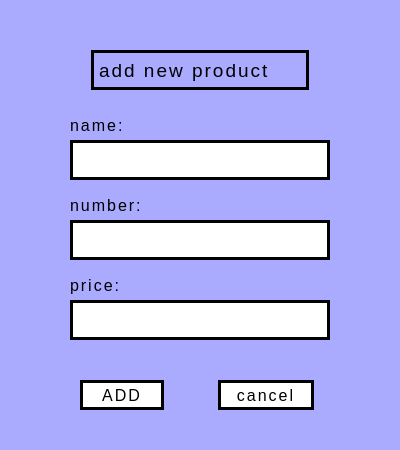
<?xml version="1.0" encoding="UTF-8"?>
<ui version="4.0">
 <class>addnewproduct</class>
 <widget class="QWidget" name="addnewproduct">
  <property name="geometry">
   <rect>
    <x>0</x>
    <y>0</y>
    <width>400</width>
    <height>450</height>
   </rect>
  </property>
  <property name="windowTitle">
   <string>Form</string>
  </property>
  <property name="styleSheet">
   <string notr="true">background-color: rgb(170, 170, 255)</string>
  </property>
  <widget class="QLabel" name="addnewp">
   <property name="geometry">
    <rect>
     <x>91</x>
     <y>50</y>
     <width>218</width>
     <height>40</height>
    </rect>
   </property>
   <property name="styleSheet">
    <string notr="true">font-family: &quot;Open Sans&quot;, sans-serif;
font-size: 19px;
letter-spacing: 2px;
text-decoration: none;
text-transform: uppercase;
color: #000;
border: 3px solid #000;
text-align: center;
display: flex;
justify-content: center;
align-items: center;</string>
   </property>
   <property name="text">
    <string>add new product</string>
   </property>
  </widget>
  <widget class="QLabel" name="name">
   <property name="geometry">
    <rect>
     <x>70</x>
     <y>110</y>
     <width>140</width>
     <height>30</height>
    </rect>
   </property>
   <property name="styleSheet">
    <string notr="true">font-family: &quot;Open Sans&quot;, sans-serif;
    font-size: 16px;
    letter-spacing: 2px;
    text-decoration: none;
    text-transform: uppercase;
    color: #000;
</string>
   </property>
   <property name="text">
    <string>name:</string>
   </property>
  </widget>
  <widget class="QLineEdit" name="nameedit">
   <property name="geometry">
    <rect>
     <x>70</x>
     <y>140</y>
     <width>260</width>
     <height>40</height>
    </rect>
   </property>
   <property name="styleSheet">
    <string notr="true">font-family: &quot;Open Sans&quot;, sans-serif;
    font-size: 16px;
    letter-spacing: 2px;
    text-decoration: none;
    color: #000;

border: 3px solid #000;   /* Solid border */
    padding: 0.25em 0.5em;
    border-radius: 15px 225px 255px 15px;  /* Custom border radius */
    position: relative;
    background-color: #fff;
</string>
   </property>
  </widget>
  <widget class="QLabel" name="number">
   <property name="geometry">
    <rect>
     <x>70</x>
     <y>190</y>
     <width>140</width>
     <height>30</height>
    </rect>
   </property>
   <property name="styleSheet">
    <string notr="true">font-family: &quot;Open Sans&quot;, sans-serif;
    font-size: 16px;
    letter-spacing: 2px;
    text-decoration: none;
    text-transform: uppercase;
    color: #000;
</string>
   </property>
   <property name="text">
    <string>number:</string>
   </property>
  </widget>
  <widget class="QLineEdit" name="numberedit">
   <property name="geometry">
    <rect>
     <x>70</x>
     <y>220</y>
     <width>260</width>
     <height>40</height>
    </rect>
   </property>
   <property name="styleSheet">
    <string notr="true">font-family: &quot;Open Sans&quot;, sans-serif;
    font-size: 16px;
    letter-spacing: 2px;
    text-decoration: none;
    color: #000;

border: 3px solid #000;   /* Solid border */
    padding: 0.25em 0.5em;
    border-radius: 15px 225px 255px 15px;  /* Custom border radius */
    position: relative;
    background-color: #fff;
</string>
   </property>
  </widget>
  <widget class="QLabel" name="price">
   <property name="geometry">
    <rect>
     <x>70</x>
     <y>270</y>
     <width>140</width>
     <height>30</height>
    </rect>
   </property>
   <property name="styleSheet">
    <string notr="true">font-family: &quot;Open Sans&quot;, sans-serif;
    font-size: 16px;
    letter-spacing: 2px;
    text-decoration: none;
    text-transform: uppercase;
    color: #000;
</string>
   </property>
   <property name="text">
    <string>price:</string>
   </property>
  </widget>
  <widget class="QLineEdit" name="priceedit">
   <property name="geometry">
    <rect>
     <x>70</x>
     <y>300</y>
     <width>260</width>
     <height>40</height>
    </rect>
   </property>
   <property name="styleSheet">
    <string notr="true">font-family: &quot;Open Sans&quot;, sans-serif;
    font-size: 16px;
    letter-spacing: 2px;
    text-decoration: none;
    color: #000;

border: 3px solid #000;   /* Solid border */
    padding: 0.25em 0.5em;
    border-radius: 15px 225px 255px 15px;  /* Custom border radius */
    position: relative;
    background-color: #fff;
</string>
   </property>
  </widget>
  <widget class="QPushButton" name="add">
   <property name="geometry">
    <rect>
     <x>80</x>
     <y>380</y>
     <width>84</width>
     <height>30</height>
    </rect>
   </property>
   <property name="cursor">
    <cursorShape>PointingHandCursor</cursorShape>
   </property>
   <property name="styleSheet">
    <string notr="true">QPushButton {
    font-family: &quot;Open Sans&quot;, sans-serif;
    font-size: 16px;
    letter-spacing: 2px;
    text-decoration: none;
    text-transform: uppercase;
    color: #000;
    border: 3px solid #000;   /* Solid border */
    padding: 0.25em 0.5em;
    border-radius: 15px 225px 255px 15px;  /* Custom border radius */
    position: relative;
    background-color: #fff;   /* White background for the button */
    transition: all 0.3s ease; /* Smooth transition for hover effect */
}

QPushButton:hover {
    background-color: #e0e0e0;  /* Change background color on hover */
    border: 3px solid #888;     /* Lighter border on hover */
    transform: scale(1.05);      /* Slightly increase the size on hover */
}

QPushButton:pressed {
    border: 3px solid #333;  /* Darker border on press */
    background-color: #f0f0f0;  /* Change background color when pressed */
    top: 5px;
    left: 5px;
}
</string>
   </property>
   <property name="text">
    <string>ADD</string>
   </property>
  </widget>
  <widget class="QPushButton" name="cancel">
   <property name="geometry">
    <rect>
     <x>218</x>
     <y>380</y>
     <width>96</width>
     <height>30</height>
    </rect>
   </property>
   <property name="cursor">
    <cursorShape>PointingHandCursor</cursorShape>
   </property>
   <property name="styleSheet">
    <string notr="true">QPushButton {
    font-family: &quot;Open Sans&quot;, sans-serif;
    font-size: 16px;
    letter-spacing: 2px;
    text-decoration: none;
    text-transform: uppercase;
    color: #000;
    border: 3px solid #000;   /* Solid border */
    padding: 0.25em 0.5em;
    border-radius: 15px 225px 255px 15px;  /* Custom border radius */
    position: relative;
    background-color: #fff;   /* White background for the button */
    transition: all 0.3s ease; /* Smooth transition for hover effect */
}

QPushButton:hover {
    background-color: #e0e0e0;  /* Change background color on hover */
    border: 3px solid #888;     /* Lighter border on hover */
    transform: scale(1.05);      /* Slightly increase the size on hover */
}

QPushButton:pressed {
    border: 3px solid #333;  /* Darker border on press */
    background-color: #f0f0f0;  /* Change background color when pressed */
    top: 5px;
    left: 5px;
}
</string>
   </property>
   <property name="text">
    <string>cancel</string>
   </property>
  </widget>
 </widget>
 <resources/>
 <connections/>
</ui>
